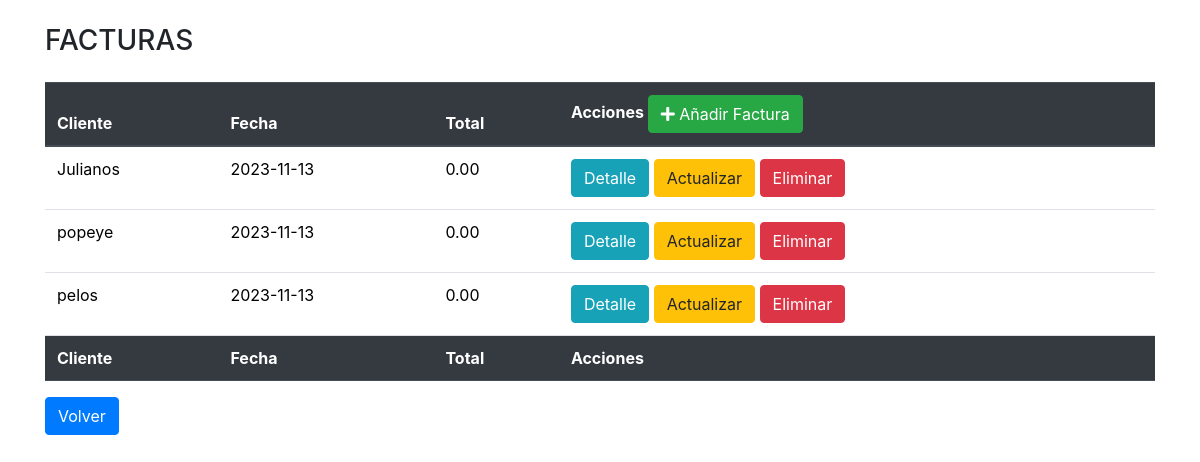
The page /factura/factura.php (signed in) on the database its author committed.
### tables this page shows
CREATE TABLE `factura` (
  `id_factura` int(11) NOT NULL,
  `id_cliente` int(11) DEFAULT NULL,
  `fecha` date NOT NULL,
  `total` decimal(10,2) NOT NULL
);

CREATE TABLE `cliente` (
  `id_cliente` int(11) NOT NULL,
  `nombre` varchar(255) NOT NULL,
  `direccion` varchar(255) DEFAULT NULL,
  `telefono` varchar(20) DEFAULT NULL
);

### factura/factura.php (the view, shortened to what this page needs)
<?php
include ('../bd/conexion.php');
include('../scripts/head.php');
$query = "SELECT factura.id_factura, cliente.nombre, factura.fecha, factura.total FROM factura INNER JOIN cliente ON factura.id_cliente = cliente.id_cliente";
$resultado = $conexion->query($query);
?>
<!DOCTYPE html>
<html lang="es">
<head>
</head>
<body>
    <div class="container mt-4">
        <h3 class="mb-4">FACTURAS</h3>
        <table class="table">
            <thead class="thead-dark">
                <tr>
                    <th>Cliente</th>
                    <th>Fecha</th>
                    <th>Total</th>
                    <th>Acciones <a href='crear_factura.php' class='btn btn-success'>
                        <i class="fas fa-plus"></i> Añadir Factura
                    </a></th>
                </tr>
            </thead>
            <tfoot class="thead-dark">
                <tr>
                    <th>Cliente</th>
                    <th>Fecha</th>
                    <th>Total</th>
                    <th>Acciones</th>
                </tr>
            </tfoot>
            <tbody>
                <?php
                while ($fila = $resultado->fetch_assoc()) {
                    echo "<tr>";
                    echo "<td>" . $fila["nombre"] . "</td>";
                    echo "<td>" . $fila["fecha"] . "</td>";
                    echo "<td>" . $fila["total"] . "</td>";
                    echo "<td>
                            <a class='btn btn-info' href='detalle_factura.php?id=" . $fila["id_factura"] . "'>Detalle</a>
                            <a class='btn btn-warning' href='actualizar_factura.php?id=" . $fila["id_factura"] . "'>Actualizar</a>
                            <a class='btn btn-danger' href='op_eliminar_factura.php?id=" . $fila["id_factura"] . "'>Eliminar</a>
                        </td>";
                    echo "</tr>";
                }
                ?>
            </tbody>
        </table>
        <a class="btn btn-primary" href="index.php">Volver</a>
    </div>
</body>
</html>

### rows shown on the page
factura: id_cliente.nombre "Julianos", fecha "2023-11-13", total "0.00"
factura: id_cliente.nombre "popeye", fecha "2023-11-13", total "0.00"
factura: id_cliente.nombre "pelos", fecha "2023-11-13", total "0.00"
